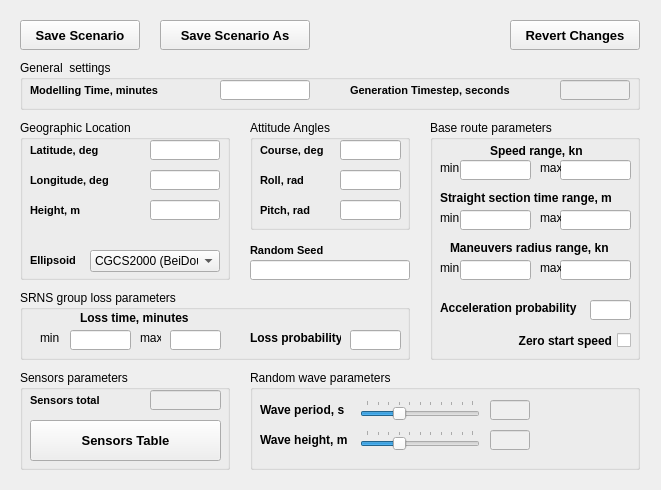
<?xml version="1.0" encoding="UTF-8"?>
<ui version="4.0">
 <class>Form</class>
 <widget class="QWidget" name="Form">
  <property name="windowModality">
   <enum>Qt::NonModal</enum>
  </property>
  <property name="geometry">
   <rect>
    <x>0</x>
    <y>0</y>
    <width>661</width>
    <height>490</height>
   </rect>
  </property>
  <property name="windowTitle">
   <string>Scenario</string>
  </property>
  <widget class="QPushButton" name="save_button">
   <property name="geometry">
    <rect>
     <x>20</x>
     <y>20</y>
     <width>120</width>
     <height>30</height>
    </rect>
   </property>
   <property name="font">
    <font>
     <pointsize>10</pointsize>
     <weight>75</weight>
     <bold>true</bold>
    </font>
   </property>
   <property name="text">
    <string>Save Scenario</string>
   </property>
  </widget>
  <widget class="QGroupBox" name="general_settings_group">
   <property name="geometry">
    <rect>
     <x>20</x>
     <y>60</y>
     <width>620</width>
     <height>50</height>
    </rect>
   </property>
   <property name="title">
    <string>General  settings</string>
   </property>
   <widget class="QLabel" name="model_time_label">
    <property name="geometry">
     <rect>
      <x>10</x>
      <y>20</y>
      <width>181</width>
      <height>20</height>
     </rect>
    </property>
    <property name="font">
     <font>
      <pointsize>8</pointsize>
      <weight>75</weight>
      <bold>true</bold>
     </font>
    </property>
    <property name="text">
     <string>Modelling Time, minutes</string>
    </property>
   </widget>
   <widget class="QLineEdit" name="model_time_line">
    <property name="geometry">
     <rect>
      <x>200</x>
      <y>20</y>
      <width>90</width>
      <height>20</height>
     </rect>
    </property>
   </widget>
   <widget class="QLabel" name="min_dt_label">
    <property name="geometry">
     <rect>
      <x>330</x>
      <y>20</y>
      <width>200</width>
      <height>20</height>
     </rect>
    </property>
    <property name="font">
     <font>
      <pointsize>8</pointsize>
      <weight>75</weight>
      <bold>true</bold>
     </font>
    </property>
    <property name="text">
     <string>Generation Timestep, seconds</string>
    </property>
   </widget>
   <widget class="QLineEdit" name="min_dt_line">
    <property name="enabled">
     <bool>false</bool>
    </property>
    <property name="geometry">
     <rect>
      <x>540</x>
      <y>20</y>
      <width>70</width>
      <height>20</height>
     </rect>
    </property>
   </widget>
  </widget>
  <widget class="QGroupBox" name="sensors_group">
   <property name="geometry">
    <rect>
     <x>20</x>
     <y>370</y>
     <width>210</width>
     <height>100</height>
    </rect>
   </property>
   <property name="title">
    <string>Sensors parameters</string>
   </property>
   <widget class="QPushButton" name="sensors_button">
    <property name="geometry">
     <rect>
      <x>10</x>
      <y>50</y>
      <width>191</width>
      <height>41</height>
     </rect>
    </property>
    <property name="font">
     <font>
      <pointsize>10</pointsize>
      <weight>75</weight>
      <bold>true</bold>
     </font>
    </property>
    <property name="text">
     <string>Sensors Table</string>
    </property>
   </widget>
   <widget class="QLabel" name="sensors_total_label">
    <property name="geometry">
     <rect>
      <x>10</x>
      <y>20</y>
      <width>101</width>
      <height>20</height>
     </rect>
    </property>
    <property name="font">
     <font>
      <pointsize>8</pointsize>
      <weight>75</weight>
      <bold>true</bold>
     </font>
    </property>
    <property name="text">
     <string>Sensors total</string>
    </property>
   </widget>
   <widget class="QLineEdit" name="sensors_total_line">
    <property name="enabled">
     <bool>false</bool>
    </property>
    <property name="geometry">
     <rect>
      <x>130</x>
      <y>20</y>
      <width>71</width>
      <height>20</height>
     </rect>
    </property>
    <property name="readOnly">
     <bool>false</bool>
    </property>
   </widget>
  </widget>
  <widget class="QPushButton" name="save_as_button">
   <property name="geometry">
    <rect>
     <x>160</x>
     <y>20</y>
     <width>150</width>
     <height>30</height>
    </rect>
   </property>
   <property name="font">
    <font>
     <pointsize>10</pointsize>
     <weight>75</weight>
     <bold>true</bold>
    </font>
   </property>
   <property name="text">
    <string>Save Scenario As</string>
   </property>
  </widget>
  <widget class="QPushButton" name="revert_button">
   <property name="geometry">
    <rect>
     <x>510</x>
     <y>20</y>
     <width>130</width>
     <height>30</height>
    </rect>
   </property>
   <property name="font">
    <font>
     <pointsize>10</pointsize>
     <weight>75</weight>
     <bold>true</bold>
    </font>
   </property>
   <property name="text">
    <string>Revert Changes</string>
   </property>
  </widget>
  <widget class="QLabel" name="motion_seed_label">
   <property name="geometry">
    <rect>
     <x>250</x>
     <y>240</y>
     <width>90</width>
     <height>20</height>
    </rect>
   </property>
   <property name="font">
    <font>
     <pointsize>8</pointsize>
     <weight>75</weight>
     <bold>true</bold>
    </font>
   </property>
   <property name="text">
    <string>Random Seed</string>
   </property>
  </widget>
  <widget class="QGroupBox" name="route_group">
   <property name="geometry">
    <rect>
     <x>430</x>
     <y>120</y>
     <width>210</width>
     <height>240</height>
    </rect>
   </property>
   <property name="title">
    <string>Base route parameters</string>
   </property>
   <widget class="QLabel" name="straight_section_time_label">
    <property name="geometry">
     <rect>
      <x>10</x>
      <y>70</y>
      <width>171</width>
      <height>16</height>
     </rect>
    </property>
    <property name="font">
     <font>
      <weight>75</weight>
      <bold>true</bold>
     </font>
    </property>
    <property name="text">
     <string>Straight section time range, min</string>
    </property>
   </widget>
   <widget class="QLineEdit" name="min_straight_line">
    <property name="geometry">
     <rect>
      <x>30</x>
      <y>90</y>
      <width>71</width>
      <height>20</height>
     </rect>
    </property>
    <property name="readOnly">
     <bool>false</bool>
    </property>
   </widget>
   <widget class="QLineEdit" name="max_straight_line">
    <property name="geometry">
     <rect>
      <x>130</x>
      <y>90</y>
      <width>71</width>
      <height>20</height>
     </rect>
    </property>
    <property name="readOnly">
     <bool>false</bool>
    </property>
   </widget>
   <widget class="QLabel" name="min_straight_label">
    <property name="geometry">
     <rect>
      <x>10</x>
      <y>90</y>
      <width>21</width>
      <height>16</height>
     </rect>
    </property>
    <property name="text">
     <string>min</string>
    </property>
   </widget>
   <widget class="QLabel" name="max_straight_label">
    <property name="geometry">
     <rect>
      <x>110</x>
      <y>90</y>
      <width>21</width>
      <height>16</height>
     </rect>
    </property>
    <property name="text">
     <string>max</string>
    </property>
   </widget>
   <widget class="QLabel" name="rot_radius_label">
    <property name="geometry">
     <rect>
      <x>20</x>
      <y>120</y>
      <width>171</width>
      <height>16</height>
     </rect>
    </property>
    <property name="font">
     <font>
      <weight>75</weight>
      <bold>true</bold>
     </font>
    </property>
    <property name="text">
     <string>Maneuvers radius range, kn</string>
    </property>
   </widget>
   <widget class="QLineEdit" name="max_radius_line">
    <property name="geometry">
     <rect>
      <x>130</x>
      <y>140</y>
      <width>71</width>
      <height>20</height>
     </rect>
    </property>
    <property name="readOnly">
     <bool>false</bool>
    </property>
   </widget>
   <widget class="QLabel" name="min_radius_label">
    <property name="geometry">
     <rect>
      <x>10</x>
      <y>140</y>
      <width>21</width>
      <height>16</height>
     </rect>
    </property>
    <property name="text">
     <string>min</string>
    </property>
   </widget>
   <widget class="QLineEdit" name="min_radius_line">
    <property name="geometry">
     <rect>
      <x>30</x>
      <y>140</y>
      <width>71</width>
      <height>20</height>
     </rect>
    </property>
    <property name="readOnly">
     <bool>false</bool>
    </property>
   </widget>
   <widget class="QLabel" name="max_radius_label">
    <property name="geometry">
     <rect>
      <x>110</x>
      <y>140</y>
      <width>21</width>
      <height>16</height>
     </rect>
    </property>
    <property name="text">
     <string>max</string>
    </property>
   </widget>
   <widget class="QLabel" name="speed_range_label">
    <property name="geometry">
     <rect>
      <x>60</x>
      <y>20</y>
      <width>101</width>
      <height>21</height>
     </rect>
    </property>
    <property name="font">
     <font>
      <weight>75</weight>
      <bold>true</bold>
     </font>
    </property>
    <property name="text">
     <string>Speed range, kn</string>
    </property>
   </widget>
   <widget class="QLabel" name="min_speed_label">
    <property name="geometry">
     <rect>
      <x>10</x>
      <y>40</y>
      <width>21</width>
      <height>16</height>
     </rect>
    </property>
    <property name="text">
     <string>min</string>
    </property>
   </widget>
   <widget class="QLineEdit" name="min_speed_line">
    <property name="geometry">
     <rect>
      <x>30</x>
      <y>40</y>
      <width>71</width>
      <height>20</height>
     </rect>
    </property>
    <property name="readOnly">
     <bool>false</bool>
    </property>
   </widget>
   <widget class="QLineEdit" name="max_speed_line">
    <property name="geometry">
     <rect>
      <x>130</x>
      <y>40</y>
      <width>71</width>
      <height>20</height>
     </rect>
    </property>
    <property name="readOnly">
     <bool>false</bool>
    </property>
   </widget>
   <widget class="QLabel" name="max_speed_label">
    <property name="geometry">
     <rect>
      <x>110</x>
      <y>40</y>
      <width>21</width>
      <height>16</height>
     </rect>
    </property>
    <property name="text">
     <string>max</string>
    </property>
   </widget>
   <widget class="QCheckBox" name="zero_start_speed_checkbox">
    <property name="geometry">
     <rect>
      <x>40</x>
      <y>210</y>
      <width>161</width>
      <height>21</height>
     </rect>
    </property>
    <property name="sizePolicy">
     <sizepolicy hsizetype="Fixed" vsizetype="Fixed">
      <horstretch>0</horstretch>
      <verstretch>0</verstretch>
     </sizepolicy>
    </property>
    <property name="font">
     <font>
      <weight>75</weight>
      <bold>true</bold>
     </font>
    </property>
    <property name="layoutDirection">
     <enum>Qt::RightToLeft</enum>
    </property>
    <property name="text">
     <string>Zero start speed</string>
    </property>
   </widget>
   <widget class="QLabel" name="acc_prob_label">
    <property name="geometry">
     <rect>
      <x>10</x>
      <y>180</y>
      <width>151</width>
      <height>16</height>
     </rect>
    </property>
    <property name="font">
     <font>
      <weight>75</weight>
      <bold>true</bold>
     </font>
    </property>
    <property name="text">
     <string>Acceleration probability</string>
    </property>
   </widget>
   <widget class="QLineEdit" name="acc_prob_line">
    <property name="geometry">
     <rect>
      <x>160</x>
      <y>180</y>
      <width>41</width>
      <height>20</height>
     </rect>
    </property>
    <property name="readOnly">
     <bool>false</bool>
    </property>
   </widget>
  </widget>
  <widget class="QGroupBox" name="wave_group">
   <property name="geometry">
    <rect>
     <x>250</x>
     <y>370</y>
     <width>390</width>
     <height>100</height>
    </rect>
   </property>
   <property name="title">
    <string>Random wave parameters</string>
   </property>
   <widget class="QSlider" name="wave_period_slider">
    <property name="geometry">
     <rect>
      <x>110</x>
      <y>30</y>
      <width>120</width>
      <height>20</height>
     </rect>
    </property>
    <property name="minimum">
     <number>0</number>
    </property>
    <property name="maximum">
     <number>10</number>
    </property>
    <property name="value">
     <number>3</number>
    </property>
    <property name="sliderPosition">
     <number>3</number>
    </property>
    <property name="orientation">
     <enum>Qt::Horizontal</enum>
    </property>
    <property name="tickPosition">
     <enum>QSlider::TicksAbove</enum>
    </property>
    <property name="tickInterval">
     <number>1</number>
    </property>
   </widget>
   <widget class="QSlider" name="wave_height_slider">
    <property name="geometry">
     <rect>
      <x>110</x>
      <y>60</y>
      <width>120</width>
      <height>20</height>
     </rect>
    </property>
    <property name="minimum">
     <number>0</number>
    </property>
    <property name="maximum">
     <number>10</number>
    </property>
    <property name="value">
     <number>3</number>
    </property>
    <property name="sliderPosition">
     <number>3</number>
    </property>
    <property name="orientation">
     <enum>Qt::Horizontal</enum>
    </property>
    <property name="tickPosition">
     <enum>QSlider::TicksAbove</enum>
    </property>
    <property name="tickInterval">
     <number>1</number>
    </property>
   </widget>
   <widget class="QLineEdit" name="wave_period_line">
    <property name="enabled">
     <bool>false</bool>
    </property>
    <property name="geometry">
     <rect>
      <x>240</x>
      <y>30</y>
      <width>40</width>
      <height>20</height>
     </rect>
    </property>
    <property name="readOnly">
     <bool>false</bool>
    </property>
   </widget>
   <widget class="QLineEdit" name="wave_height_line">
    <property name="enabled">
     <bool>false</bool>
    </property>
    <property name="geometry">
     <rect>
      <x>240</x>
      <y>60</y>
      <width>40</width>
      <height>20</height>
     </rect>
    </property>
    <property name="readOnly">
     <bool>false</bool>
    </property>
   </widget>
   <widget class="QLabel" name="wave_period_label">
    <property name="geometry">
     <rect>
      <x>10</x>
      <y>30</y>
      <width>100</width>
      <height>20</height>
     </rect>
    </property>
    <property name="font">
     <font>
      <weight>75</weight>
      <bold>true</bold>
     </font>
    </property>
    <property name="text">
     <string>Wave period, s</string>
    </property>
   </widget>
   <widget class="QLabel" name="wave_height_label">
    <property name="geometry">
     <rect>
      <x>10</x>
      <y>60</y>
      <width>100</width>
      <height>20</height>
     </rect>
    </property>
    <property name="font">
     <font>
      <weight>75</weight>
      <bold>true</bold>
     </font>
    </property>
    <property name="text">
     <string>Wave height, m</string>
    </property>
   </widget>
  </widget>
  <widget class="QLineEdit" name="motion_seed_line">
   <property name="geometry">
    <rect>
     <x>250</x>
     <y>260</y>
     <width>160</width>
     <height>20</height>
    </rect>
   </property>
   <property name="readOnly">
    <bool>false</bool>
   </property>
  </widget>
  <widget class="QGroupBox" name="geo_location_group">
   <property name="geometry">
    <rect>
     <x>20</x>
     <y>120</y>
     <width>210</width>
     <height>160</height>
    </rect>
   </property>
   <property name="title">
    <string>Geographic Location</string>
   </property>
   <widget class="QLabel" name="ellipsoi_label">
    <property name="geometry">
     <rect>
      <x>10</x>
      <y>130</y>
      <width>50</width>
      <height>20</height>
     </rect>
    </property>
    <property name="font">
     <font>
      <pointsize>8</pointsize>
      <weight>75</weight>
      <bold>true</bold>
     </font>
    </property>
    <property name="layoutDirection">
     <enum>Qt::LeftToRight</enum>
    </property>
    <property name="text">
     <string>Ellipsoid</string>
    </property>
   </widget>
   <widget class="QLabel" name="height_label">
    <property name="geometry">
     <rect>
      <x>10</x>
      <y>80</y>
      <width>100</width>
      <height>20</height>
     </rect>
    </property>
    <property name="font">
     <font>
      <pointsize>8</pointsize>
      <weight>75</weight>
      <bold>true</bold>
     </font>
    </property>
    <property name="text">
     <string>Height, m</string>
    </property>
   </widget>
   <widget class="QLineEdit" name="height_line">
    <property name="geometry">
     <rect>
      <x>130</x>
      <y>80</y>
      <width>70</width>
      <height>20</height>
     </rect>
    </property>
   </widget>
   <widget class="QLabel" name="latitude_label">
    <property name="geometry">
     <rect>
      <x>10</x>
      <y>20</y>
      <width>100</width>
      <height>20</height>
     </rect>
    </property>
    <property name="font">
     <font>
      <pointsize>8</pointsize>
      <weight>75</weight>
      <bold>true</bold>
     </font>
    </property>
    <property name="text">
     <string>Latitude, deg</string>
    </property>
   </widget>
   <widget class="QLineEdit" name="latitude_line">
    <property name="geometry">
     <rect>
      <x>130</x>
      <y>20</y>
      <width>70</width>
      <height>20</height>
     </rect>
    </property>
   </widget>
   <widget class="QLabel" name="longitude_label">
    <property name="geometry">
     <rect>
      <x>10</x>
      <y>50</y>
      <width>100</width>
      <height>20</height>
     </rect>
    </property>
    <property name="font">
     <font>
      <pointsize>8</pointsize>
      <weight>75</weight>
      <bold>true</bold>
     </font>
    </property>
    <property name="text">
     <string>Longitude, deg</string>
    </property>
   </widget>
   <widget class="QLineEdit" name="longitude_line">
    <property name="geometry">
     <rect>
      <x>130</x>
      <y>50</y>
      <width>70</width>
      <height>20</height>
     </rect>
    </property>
   </widget>
   <widget class="QComboBox" name="ellipsoid_combo">
    <property name="geometry">
     <rect>
      <x>70</x>
      <y>130</y>
      <width>130</width>
      <height>22</height>
     </rect>
    </property>
    <property name="editable">
     <bool>false</bool>
    </property>
    <property name="currentText">
     <string>CGCS2000 (BeiDou)</string>
    </property>
    <property name="currentIndex">
     <number>2</number>
    </property>
    <property name="placeholderText">
     <string/>
    </property>
    <item>
     <property name="text">
      <string>WGS84 (GPS)</string>
     </property>
    </item>
    <item>
     <property name="text">
      <string>ПЗ-90.02 (GLONASS)</string>
     </property>
    </item>
    <item>
     <property name="text">
      <string>CGCS2000 (BeiDou)</string>
     </property>
    </item>
   </widget>
  </widget>
  <widget class="QGroupBox" name="attitude_group">
   <property name="geometry">
    <rect>
     <x>250</x>
     <y>120</y>
     <width>160</width>
     <height>110</height>
    </rect>
   </property>
   <property name="title">
    <string>Attitude Angles</string>
   </property>
   <widget class="QLabel" name="course_label">
    <property name="geometry">
     <rect>
      <x>10</x>
      <y>20</y>
      <width>81</width>
      <height>20</height>
     </rect>
    </property>
    <property name="font">
     <font>
      <pointsize>8</pointsize>
      <weight>75</weight>
      <bold>true</bold>
     </font>
    </property>
    <property name="text">
     <string>Course, deg</string>
    </property>
   </widget>
   <widget class="QLineEdit" name="course_line">
    <property name="geometry">
     <rect>
      <x>90</x>
      <y>20</y>
      <width>61</width>
      <height>20</height>
     </rect>
    </property>
   </widget>
   <widget class="QLabel" name="roll_label">
    <property name="geometry">
     <rect>
      <x>10</x>
      <y>50</y>
      <width>81</width>
      <height>20</height>
     </rect>
    </property>
    <property name="font">
     <font>
      <pointsize>8</pointsize>
      <weight>75</weight>
      <bold>true</bold>
     </font>
    </property>
    <property name="text">
     <string>Roll, rad</string>
    </property>
   </widget>
   <widget class="QLineEdit" name="roll_line">
    <property name="geometry">
     <rect>
      <x>90</x>
      <y>50</y>
      <width>61</width>
      <height>20</height>
     </rect>
    </property>
   </widget>
   <widget class="QLabel" name="pitch_label">
    <property name="geometry">
     <rect>
      <x>10</x>
      <y>80</y>
      <width>61</width>
      <height>20</height>
     </rect>
    </property>
    <property name="font">
     <font>
      <pointsize>8</pointsize>
      <weight>75</weight>
      <bold>true</bold>
     </font>
    </property>
    <property name="text">
     <string>Pitch, rad</string>
    </property>
   </widget>
   <widget class="QLineEdit" name="pitch_line">
    <property name="geometry">
     <rect>
      <x>90</x>
      <y>80</y>
      <width>61</width>
      <height>20</height>
     </rect>
    </property>
   </widget>
  </widget>
  <widget class="QGroupBox" name="srns_loss_group">
   <property name="geometry">
    <rect>
     <x>20</x>
     <y>290</y>
     <width>390</width>
     <height>70</height>
    </rect>
   </property>
   <property name="title">
    <string>SRNS group loss parameters</string>
   </property>
   <widget class="QLineEdit" name="min_loss_time_line">
    <property name="geometry">
     <rect>
      <x>50</x>
      <y>40</y>
      <width>61</width>
      <height>20</height>
     </rect>
    </property>
    <property name="readOnly">
     <bool>false</bool>
    </property>
   </widget>
   <widget class="QLineEdit" name="max_loss_time_line">
    <property name="geometry">
     <rect>
      <x>150</x>
      <y>40</y>
      <width>51</width>
      <height>20</height>
     </rect>
    </property>
    <property name="readOnly">
     <bool>false</bool>
    </property>
   </widget>
   <widget class="QLabel" name="loss_time_label">
    <property name="geometry">
     <rect>
      <x>60</x>
      <y>20</y>
      <width>111</width>
      <height>16</height>
     </rect>
    </property>
    <property name="font">
     <font>
      <weight>75</weight>
      <bold>true</bold>
     </font>
    </property>
    <property name="text">
     <string>Loss time, minutes</string>
    </property>
   </widget>
   <widget class="QLabel" name="min_loss_time_label">
    <property name="geometry">
     <rect>
      <x>20</x>
      <y>40</y>
      <width>21</width>
      <height>16</height>
     </rect>
    </property>
    <property name="text">
     <string>min</string>
    </property>
   </widget>
   <widget class="QLabel" name="max_loss_time_label">
    <property name="geometry">
     <rect>
      <x>120</x>
      <y>40</y>
      <width>21</width>
      <height>16</height>
     </rect>
    </property>
    <property name="text">
     <string>max</string>
    </property>
   </widget>
   <widget class="QLabel" name="loss_prob_label">
    <property name="geometry">
     <rect>
      <x>230</x>
      <y>40</y>
      <width>91</width>
      <height>16</height>
     </rect>
    </property>
    <property name="font">
     <font>
      <weight>75</weight>
      <bold>true</bold>
     </font>
    </property>
    <property name="text">
     <string>Loss probability</string>
    </property>
   </widget>
   <widget class="QLineEdit" name="loss_prob_line">
    <property name="geometry">
     <rect>
      <x>330</x>
      <y>40</y>
      <width>51</width>
      <height>20</height>
     </rect>
    </property>
    <property name="readOnly">
     <bool>false</bool>
    </property>
   </widget>
  </widget>
 </widget>
 <resources/>
 <connections/>
</ui>
